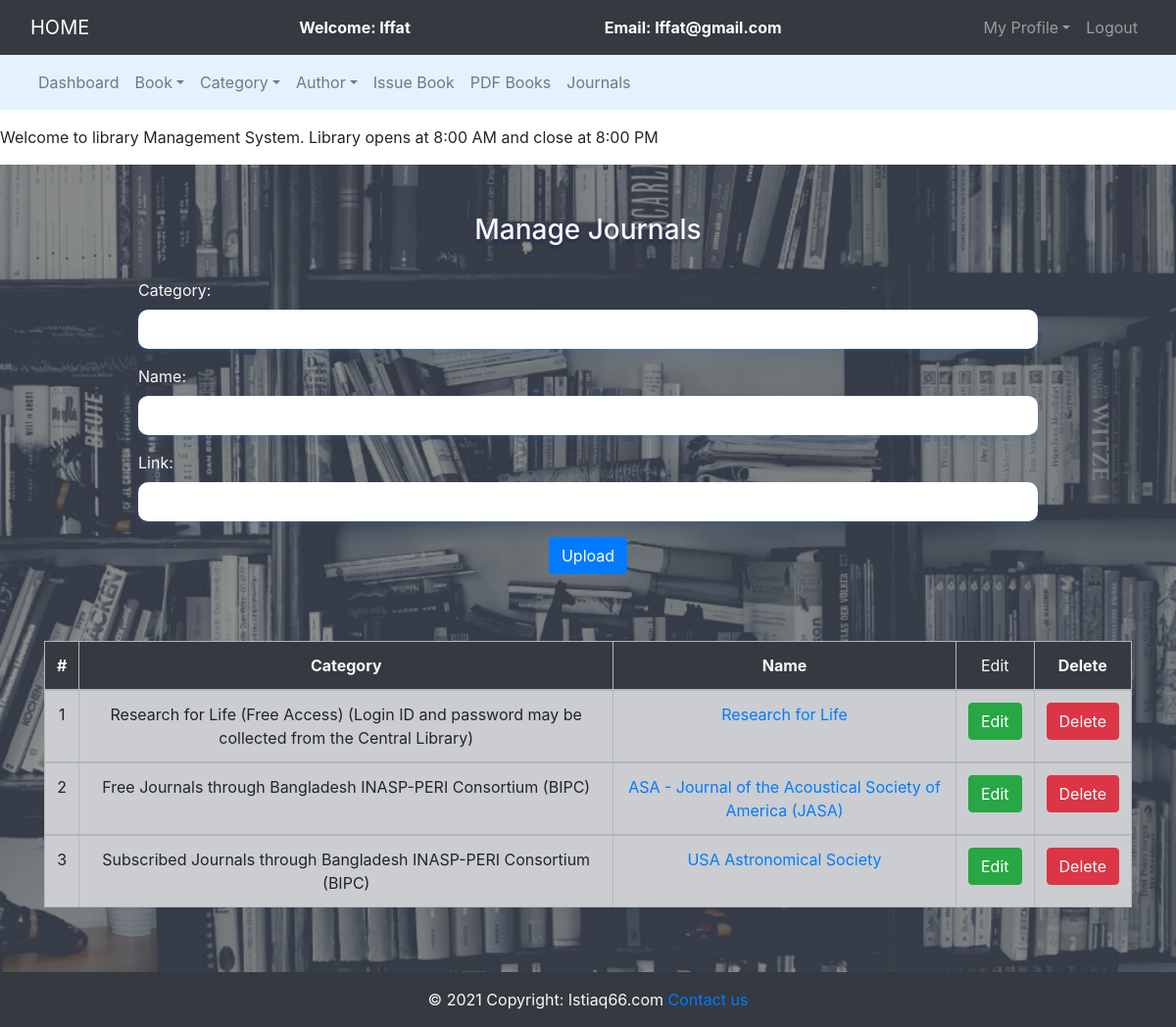
Screenshot of /journal_up.php (signed in) with the database file from the repository.
### tables this page shows
CREATE TABLE `journal` (
  `id` int(11) NOT NULL,
  `cat` varchar(255) NOT NULL,
  `name` varchar(255) NOT NULL,
  `link` varchar(255) NOT NULL
);

### journal_up.php (the view, shortened to what this page needs)
<!DOCTYPE html>
<html>
<head>
    <link rel="stylesheet" type="text/css" href="bootstrap-4.4.1/css/bootstrap.min.css">
    <link rel="stylesheet" href="../tyle.css">
</head>
<body>
    <nav class="navbar navbar-expand-lg navbar-dark bg-dark">
        <div class="container-fluid">
            <div class="navbar-header">
                <a class="navbar-brand" href="admin.php">HOME</a>
            </div>
            <font style="color: white"><span><strong>Welcome: <?php echo $_SESSION['name']; ?></strong></span></font>
            <font style="color: white"><span><strong>Email: <?php echo $_SESSION['email']; ?></strong></span></font>
            <ul class="nav navbar-nav navbar-right">
                <li class="nav-item dropdown">
                    <a class="nav-link dropdown-toggle" data-toggle="dropdown">My Profile</a>
                </li>
                <li class="nav-item"><a class="nav-link" href="../logout.php">Logout</a></li>
            </ul>
        </div>
    </nav>
    <nav class="navbar navbar-expand-lg navbar-light" style="background-color: #e3f2fd">
        <div class="container-fluid">
            <ul class="nav navbar-nav navbar-center">
                <li class="nav-item">
                    <a href="admin.php" class="nav-link">Dashboard</a>
                </li>
                <li class="nav-item dropdown">
                    <a class="nav-link dropdown-toggle" data-toggle="dropdown">Book</a>
                </li>
                <li class="nav-item dropdown">
                    <a class="nav-link dropdown-toggle" data-toggle="dropdown">Category</a>
                </li>
                <li class="nav-item dropdown">
                    <a class="nav-link dropdown-toggle" data-toggle="dropdown">Author</a>
                </li>
                <li class="nav-item">
                    <a href="issue_book.php" class="nav-link">Issue Book</a>
                </li>
                <li class="nav-item">
                    <a href="pdf_up.php" class="nav-link">PDF Books</a>
                </li>
                <li class="nav-item">
                    <a href="journal_up.php" class="nav-link">Journals</a>
                </li>
            </ul>
        </div>
    </nav>
    <div class="py-3">
        <marquee>Welcome to library Management System. Library opens at 8:00 AM and close at 8:00 PM</marquee>
    </div>
    <div class="container-fluid pdf-dash">
        <h3 class="text-center text-light pb-4">Manage Journals</h3>
        <div class="container">
            <div class="row">
                <div class="col text-light  justify-content-center">
                    <form class="mx-5 px-5" action="upload_j.php" method="post" enctype="multipart/form-data">
                        <div class="form-group">
                            <label>Category:</label>
                            <input class="form-control" type="text" name="cat">
                        </div>
                        <div class="form-group">
                            <label>Name:</label>
                            <input class="form-control" type="text" name="name">
                        </div>
                        <div class="form-group">
                            <label>Link:</label>
                            <input class="form-control" type="text" name="link">
                        </div>
                        <div class="text-center">
                            <button class="btn btn-primary text-center" id="regibtn" type="submit" name="save">Upload</button>
                        </div>
                    </form>
                </div>
            </div>
            <div class="row pt-5">
                <div class="col d-flex justify-content-center">
                    <table class="table table-bordered table-striped table-hover table-secondary">
                        <thead class="bg-dark text-light">
                            <tr class="text-center">
                                <th>#</th>
                                <th>Category</th>
                                <th>Name</th>
                                <td>Edit</td>
                                <th>Delete</th>
                            </tr>
                        </thead>
                        <tbody>
                            <?php
                            include 'Connection.php';
                            $i = 1;
                            if (isset($_GET['page'])) {
                                $page = $_GET['page'];
                            } else {
                                $page = 1;
                            }
                            $num_per_page = 05;
                            $start_from = ($page - 1) * 05;
                            $query = "select * from journal order by id desc  limit $start_from,$num_per_page";
                            $query_run = mysqli_query($con, $query);
                            while ($row = mysqli_fetch_array($query_run)) {
                            ?>
                                <tr class=" text-center">
                                    <td><?php echo $i++; ?></td>
                                    <td><?php echo $row['cat']; ?></td>
                                    <td><a href="<?php echo $row['link']; ?>"><?php echo $row['name']; ?></a></td>
                                    <td> <button onclick="if (confirm('Edit selected item?')){return true;}else{event.stopPropagation(); event.preventDefault();};" type="button" class="btn btn-success" data-toggle="modal" data-target="#exampleModal<?php echo $row['id'] ?>">
                                            Edit
                                        </button>
                                    </td>
                                    <td><a onclick="if (confirm('Delete selected item?')){return true;}else{event.stopPropagation(); event.preventDefault();};" class="btn btn-danger" href="journal_del.php? bn=<?php echo $row['id'] ?>">Delete</a>
                                    </td>
                                </tr>
                        </tbody>
                    <?php
                            }
                    ?>
                    </table>
                </div>
            </div>
        </div>
    </div>
    <footer class="bg-light text-center text-lg-start">
        <div class="text-center p-3 text-light bg-dark">
            © 2021 Copyright:
            <a class="text-light" href="https://www.istiaq66.codes">Istiaq66.com</a>
            <a href="../contact.php">Contact us</a>
        </div>
    </footer>
</body>
</html>

### tyle.css (style rules this page uses)
* { margin: 0; padding: 0; }
body { box-sizing: border-box; }
.pdf-dash { background-image: url('bg2.png'); background-size: cover; background-repeat: no-repeat; background-position: center; padding: 50px 0px; }
h3 { text-shadow: rgba(25, 30, 95, 0.5) 0px 3px 3px; }
.form-control { padding: 20px; background: none; background-color: white; border: 2px black; color: black; border-radius: 10px; outline: none; box-shadow: 0 2px 4px 0 rgba(61, 138, 224, 0.18), 0 3px 15px 0 rgba(34, 86, 163, 0.15); }
#regibtn { margin-bottom: 20px; }

### rows the page displays
journal: cat "Research for Life (Free Access) (Login ID and password may be collected from the Central Library)", name "Research for Life"
journal: cat "Free Journals through Bangladesh INASP-PERI Consortium (BIPC)", name "ASA - Journal of the Acoustical Society of America (JASA)"
journal: cat "Subscribed Journals through Bangladesh INASP-PERI Consortium (BIPC)", name "USA Astronomical Society"

### other values shown
$_SESSION['name'] "Iffat"
$_SESSION['email'] "Iffat@gmail.com"
